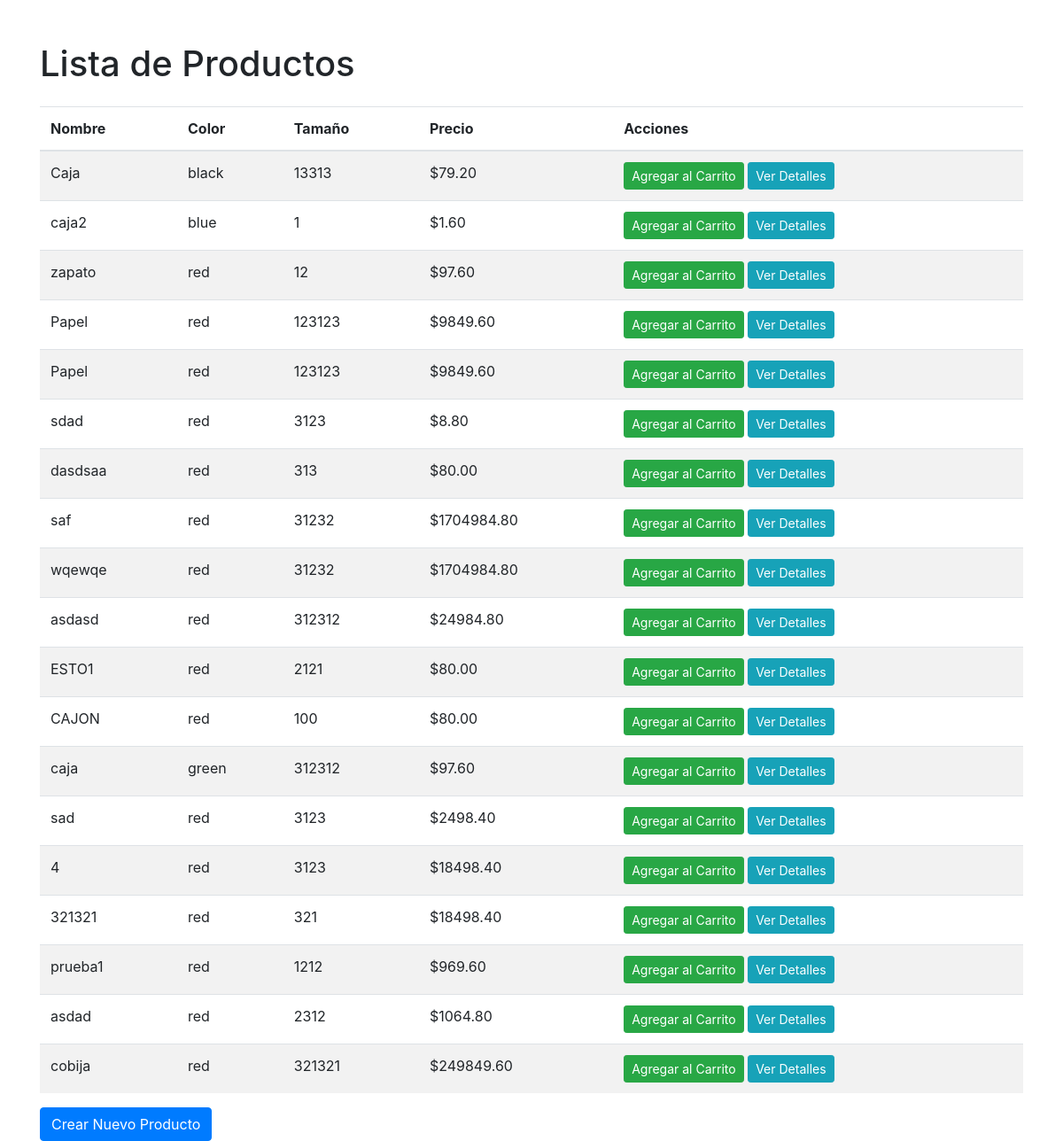
The app's page /product-list/ (signed in) with its own data.
### products/models.py (models this page shows, shortened)
class Product(models.Model):
    name = models.CharField(max_length=255)
    color = models.CharField(max_length=50)
    size = models.CharField(max_length=50)
    price = models.DecimalField(max_digits=10, decimal_places=2)

### products/views.py (the view)
# urls.py: path('product-list/', views.product_list, name='product_list'),
@login_required
def product_list(request):
    products = Product.objects.all()
    product_prices = []
    for product in products:
        base_price = product.price
        user_price = ProductService.calculate_price(request.user, base_price)
        product_prices.append({'product': product, 'user_price': user_price})
    return render(request, 'product_list.html', {'product_prices': product_prices})

### products/services.py (called while the page is built)
    @staticmethod
    def calculate_price(user, base_price):
        user_type = user.profile.user_type
        if user_type == 'premium':
            strategy = PremiumUserPriceStrategy()
        elif user_type == 'wholesale':
            strategy = WholesaleUserPriceStrategy()
        else:
            strategy = RegularUserPriceStrategy()
        return strategy.calculate(base_price)

### products/strategies.py (called while the page is built)
    def calculate(self, product_price):
        return product_price * Decimal('0.8')  # 20% discount

### products/templates/product_list.html (shortened to what this page needs)
<!DOCTYPE html>
<html lang="en">
<head>
    <link href="https://stackpath.bootstrapcdn.com/bootstrap/4.5.2/css/bootstrap.min.css" rel="stylesheet">
</head>
<body>
    <div class="container mt-5">
        <h1 class="mb-4">Lista de Productos</h1>
        {% if product_prices %}
            <table class="table table-striped">
                <thead>
                    <tr>
                        <th>Nombre</th>
                        <th>Color</th>
                        <th>Tamaño</th>
                        <th>Precio</th>
                        <th>Acciones</th>
                    </tr>
                </thead>
                <tbody>
                    {% for item in product_prices %}
                        <tr>
                            <td>{{ item.product.name }}</td>
                            <td>{{ item.product.color }}</td>
                            <td>{{ item.product.size }}</td>
                            <td>${{ item.user_price|floatformat:2 }}</td>
                            <td>
                                <a href="{% url 'add_to_cart' item.product.id %}" class="btn btn-success btn-sm">Agregar al Carrito</a>
                                <a href="{% url 'product_detail' item.product.id %}" class="btn btn-info btn-sm">Ver Detalles</a>
                            </td>
                        </tr>
                    {% endfor %}
                </tbody>
            </table>
        {% else %}
            <p>No hay productos disponibles.</p>
        {% endif %}
        <a href="{% url 'create_product' %}" class="btn btn-primary">Crear Nuevo Producto</a>
    </div>
</body>
</html>

### records on screen
Product: product.name "Caja", product.color "black", product.size "13313", user_price "79.20"
Product: product.name "caja2", product.color "blue", product.size "1", user_price "1.60"
Product: product.name "zapato", product.color "red", product.size "12", user_price "97.60"
Product: product.name "Papel", product.color "red", product.size "123123", user_price "9849.60"
Product: product.name "Papel", product.color "red", product.size "123123", user_price "9849.60"
Product: product.name "sdad", product.color "red", product.size "3123", user_price "8.80"
Product: product.name "dasdsaa", product.color "red", product.size "313", user_price "80.00"
Product: product.name "saf", product.color "red", product.size "31232", user_price "1704984.80"
Product: product.name "wqewqe", product.color "red", product.size "31232", user_price "1704984.80"
Product: product.name "asdasd", product.color "red", product.size "312312", user_price "24984.80"
Product: product.name "ESTO1", product.color "red", product.size "2121", user_price "80.00"
Product: product.name "CAJON", product.color "red", product.size "100", user_price "80.00"
Product: product.name "caja", product.color "green", product.size "312312", user_price "97.60"
Product: product.name "sad", product.color "red", product.size "3123", user_price "2498.40"
Product: product.name "4", product.color "red", product.size "3123", user_price "18498.40"
Product: product.name "321321", product.color "red", product.size "321", user_price "18498.40"
Product: product.name "prueba1", product.color "red", product.size "1212", user_price "969.60"
Product: product.name "asdad", product.color "red", product.size "2312", user_price "1064.80"
Product: product.name "cobija", product.color "red", product.size "321321", user_price "249849.60"
